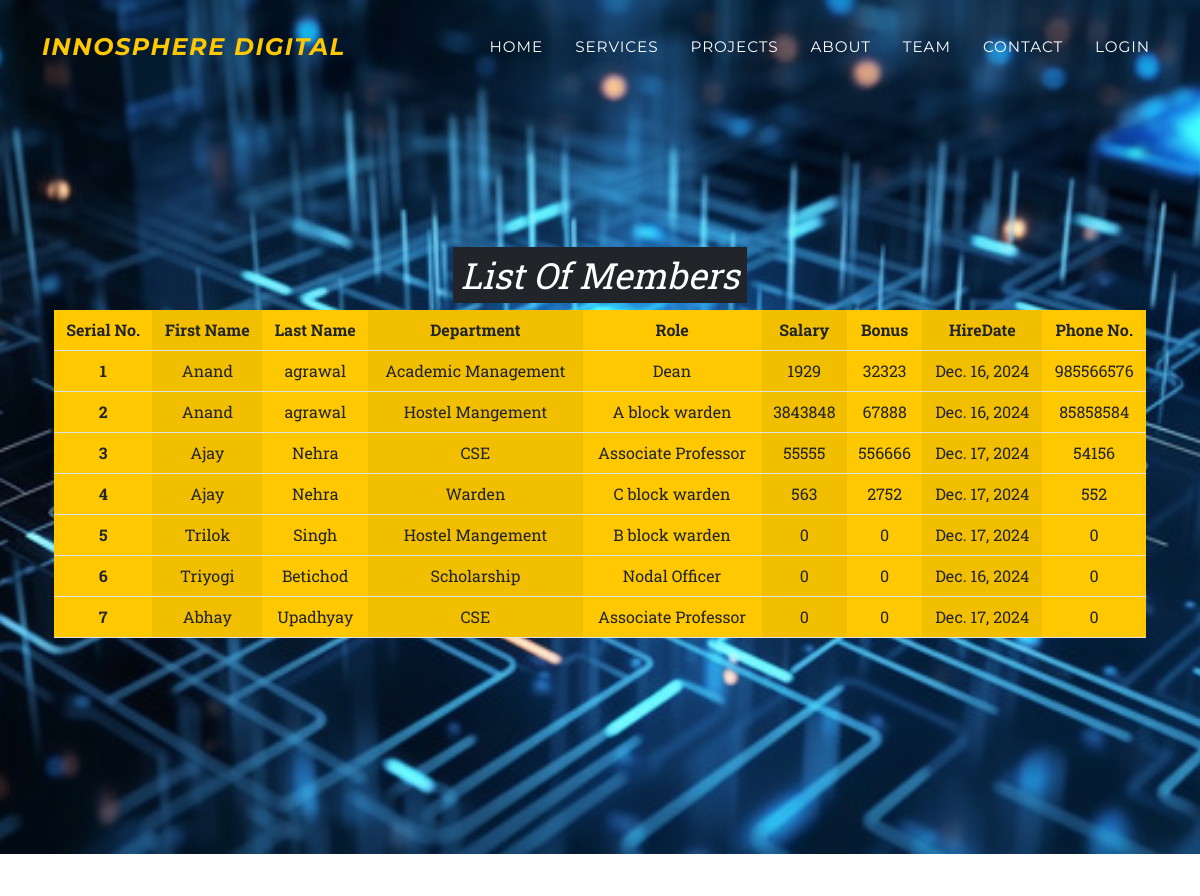
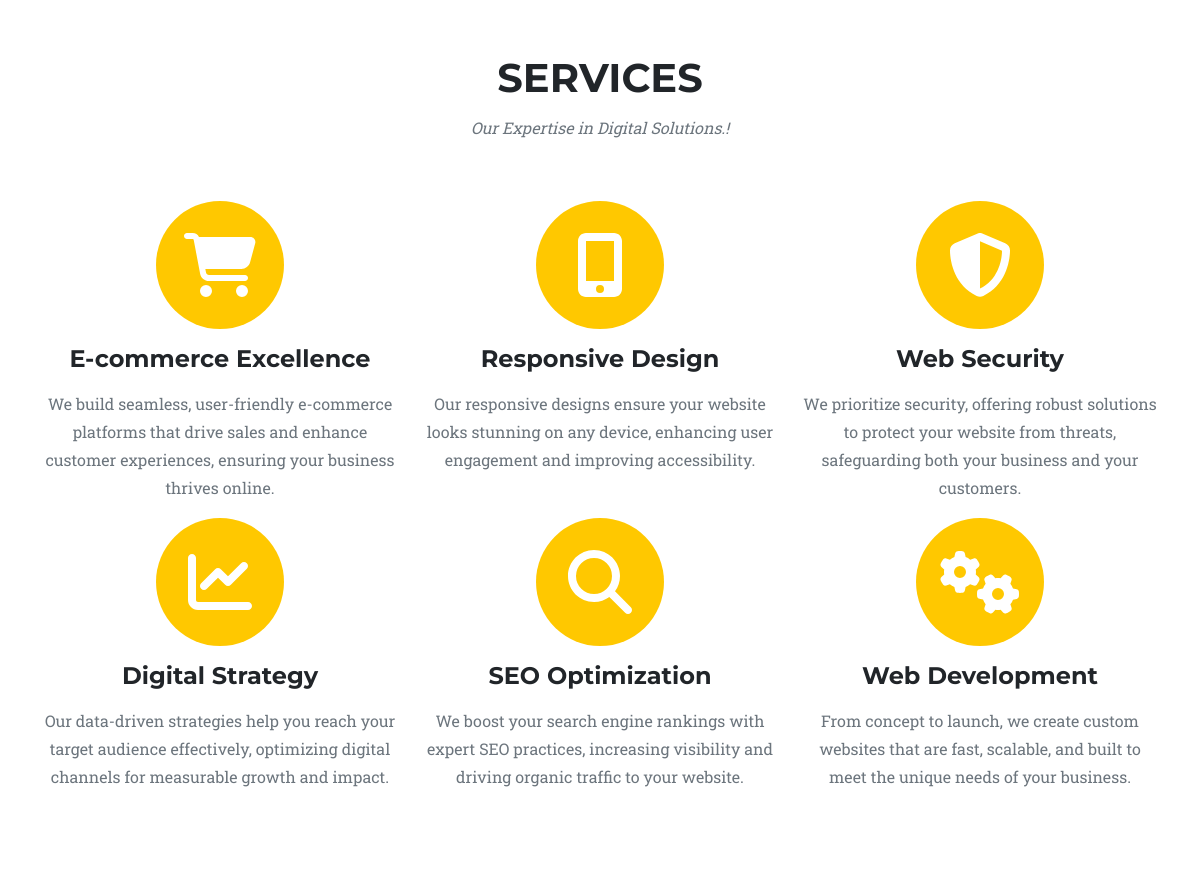
Before: /all_member (upper part) with the older database file (2 pictures, top to bottom).
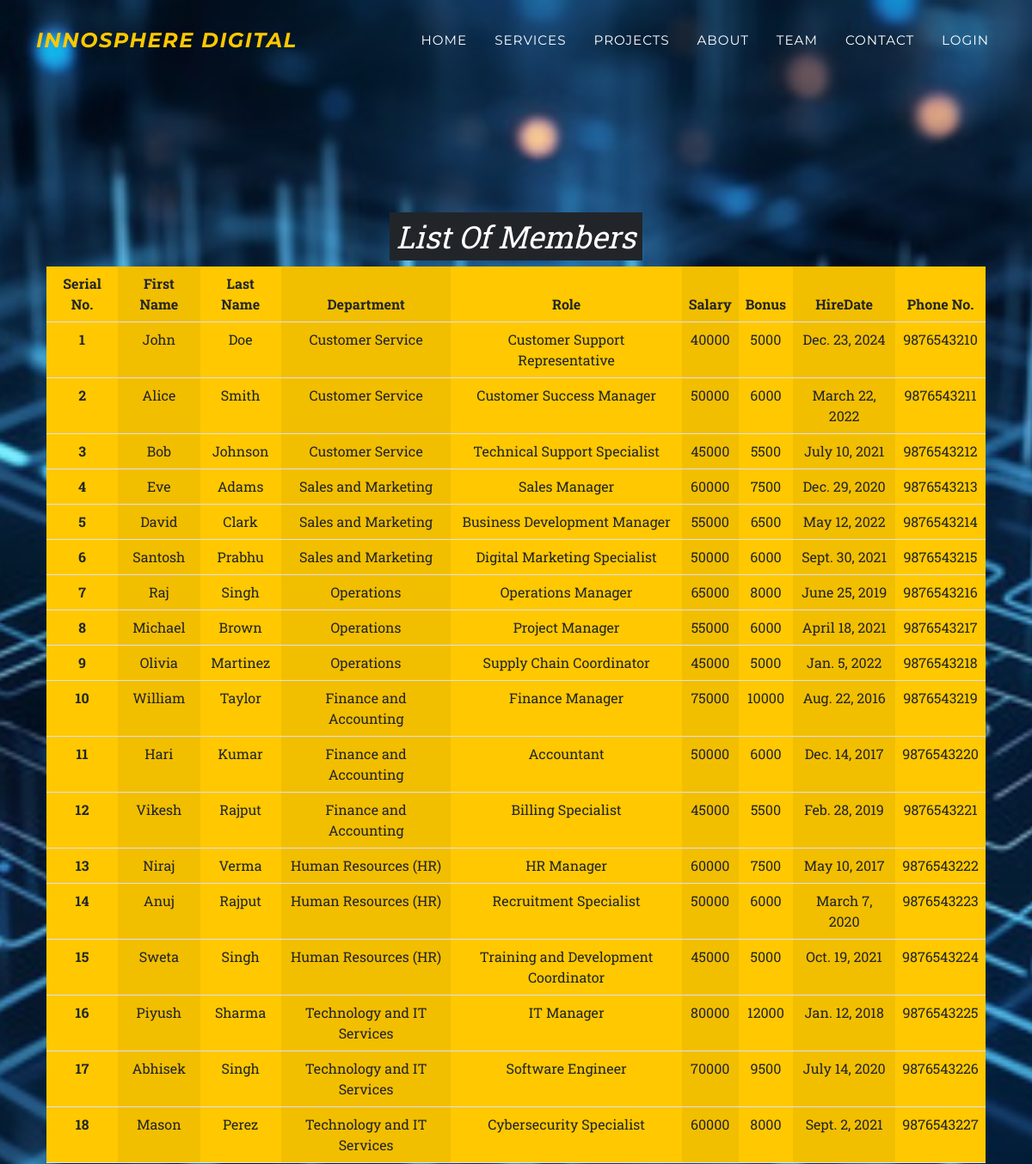
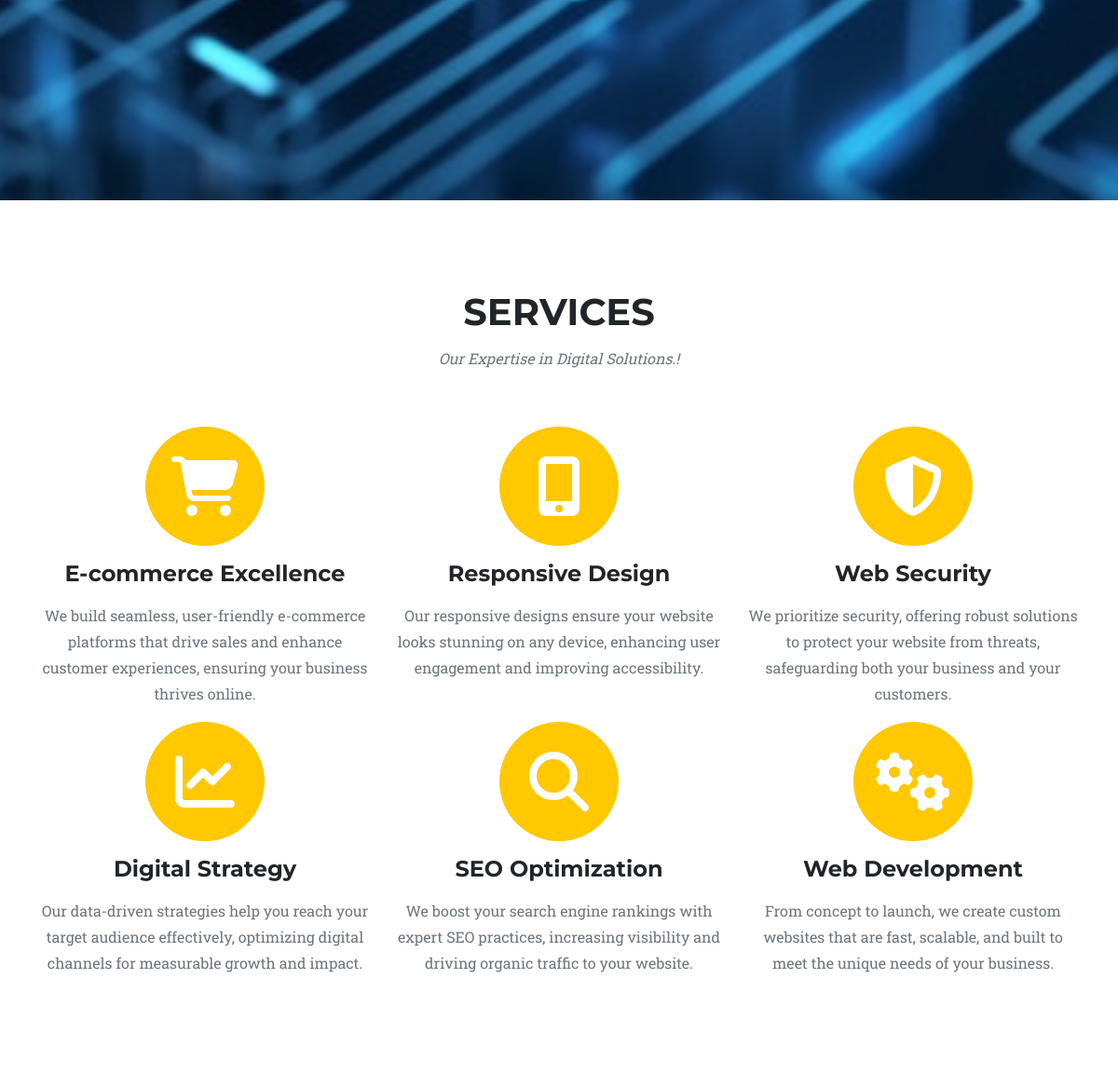
After: the same page with the newer database file (2 pictures, top to bottom).
### officeapp/models.py (models this page shows, shortened)
class Member(models.Model):
  firstname = models.CharField(max_length=100,null=False)
  lastname = models.CharField(max_length=100)
  dept=models.ForeignKey(Department,on_delete=models.CASCADE)
  salary=models.IntegerField(default=0)
  bonus=models.IntegerField(default=0)
  role=models.ForeignKey(Role,on_delete=models.CASCADE)
  phone=models.IntegerField(default=0)
  hire_date=models.DateField()

class Department(models.Model):
  name=models.CharField(max_length=200,null=False)
  location=models.CharField(max_length=100,null=False)

class Role(models.Model):
  name=models.CharField(max_length=200,null=False)

### officeapp/views.py (the view)
# urls.py: path('all_member',views.all_member,name='all_member'),
def all_member(request):
   mems=Member.objects.all()
   context={
      'mems':mems
    }
   return render(request,'all_member.html',context)

### officeapp/templates/all_member.html (shortened to what this page needs)
{% extends "base.html" %}
{% block subheading %}List Of Members{% endblock subheading %}
{% block content %}
<div class="container">
  <table class="table table-striped-columns bg-primary">
      <thead>
        <tr>
          <th scope="col">Serial No.</th>
          <th scope="col">First Name</th>
          <th scope="col">Last Name</th>
          <th scope="col">Department</th>
          <th scope="col">Role</th>
          <th scope="col">Salary</th>
          <th scope="col">Bonus</th>
          <th scope="col">HireDate</th>
          <th scope="col">Phone No.</th>
        </tr>
      </thead>
      {% for mem in mems %}
      <tbody>
        <tr>
          <th scope="row">{{ forloop.counter }}</th>
          <td>{{mem.firstname}}</td>
          <td>{{mem.lastname}}</td>
          <td>{{mem.dept.name}}</td>
          <td>{{mem.role.name}}</td>
          <td>{{mem.salary}}</td>
          <td>{{mem.bonus}}</td>
          <td>{{mem.hire_date}}</td>
          <td>{{mem.phone}}</td>
           </tr>
        </tbody>
        {% endfor %}
    </table>
</div>
{% endblock content %}

### officeapp/templates/base.html (shortened to what this page needs)
{% load static %}
<!DOCTYPE html>
<html lang="en">
  <head>
    <link href="{% static 'css/styles.css' %}" rel="stylesheet" />
  </head>
  <body id="page-top">
    <nav class="navbar navbar-expand-lg navbar-dark fixed-top" id="mainNav">
      <div class="container">
        <a class="navbar-brand fst-italic" href="#page-top">
          InnoSphere Digital
        </a>
        <div class="collapse navbar-collapse" id="navbarResponsive">
          <ul class="navbar-nav text-uppercase ms-auto py-4 py-lg-0">
            <li class="nav-item"><a class="nav-link" href="/">Home</a></li>
            <li class="nav-item">
              <a class="nav-link" href="#services">Services</a>
            </li>
            <li class="nav-item">
              <a class="nav-link" href="#portfolio">Projects</a>
            </li>
            <li class="nav-item">
              <a class="nav-link" href="#about">About</a>
            </li>
            <li class="nav-item"><a class="nav-link" href="#team">Team</a></li>
            <li class="nav-item">
              <a class="nav-link" href="#contact">Contact</a>
            </li>
            {% if request.user.is_authenticated %}
            <li class="nav-item">
              <a class="nav-link" href="{% url 'logout' %}">Logout</a>
            </li>
            {% else %}
            <li class="nav-item">
              <a class="nav-link" href="{% url 'login' %}">Login</a>
            </li>
            {% endif %}
          </ul>
        </div>
      </div>
    </nav>
    <header class="masthead">
      <div class="container">
        <div
          class="masthead-subheading bg-dark text-white d-inline px-2 py-1"
          style="position: relative; top: -15px"
        >
          {% block subheading %}{% endblock subheading %}
        </div>
        {% block content %}{% endblock content %}
      </div>
    </header>
    <section class="page-section" id="services">
      <div class="container">
        <div class="text-center">
          <h2 class="section-heading text-uppercase">Services</h2>
          <h3 class="section-subheading text-muted">
            Our Expertise in Digital Solutions.!
          </h3>
        </div>
        <div class="row text-center">
          <div class="col-md-4">
            <span class="fa-stack fa-4x">
              <i class="fas fa-circle fa-stack-2x text-primary"></i>
              <i class="fas fa-shopping-cart fa-stack-1x fa-inverse"></i>
            </span>
            <h4 class="my-3">E-commerce Excellence</h4>
            <p class="text-muted">
              We build seamless, user-friendly e-commerce platforms that drive
              sales and enhance customer experiences, ensuring your business
              thrives online.
            </p>
          </div>
          <div class="col-md-4">
            <span class="fa-stack fa-4x">
              <i class="fas fa-circle fa-stack-2x text-primary"></i>
              <i class="fas fa-mobile-alt fa-stack-1x fa-inverse"></i>
            </span>
            <h4 class="my-3">Responsive Design</h4>
            <p class="text-muted">
              Our responsive designs ensure your website looks stunning on any
              device, enhancing user engagement and improving accessibility.
            </p>
          </div>
          <div class="col-md-4">
            <span class="fa-stack fa-4x">
              <i class="fas fa-circle fa-stack-2x text-primary"></i>
              <i class="fas fa-shield-alt fa-stack-1x fa-inverse"></i>
            </span>
            <h4 class="my-3">Web Security</h4>
            <p class="text-muted">
              We prioritize security, offering robust solutions to protect your
              website from threats, safeguarding both your business and your
              customers.
            </p>
          </div>
          <div class="col-md-4">
            <span class="fa-stack fa-4x">
              <i class="fas fa-circle fa-stack-2x text-primary"></i>
              <i class="fas fa-chart-line fa-stack-1x fa-inverse"></i>
            </span>
            <h4 class="my-3">Digital Strategy</h4>
            <p class="text-muted">
              Our data-driven strategies help you reach your target audience
              effectively, optimizing digital channels for measurable growth and
              impact.
            </p>
          </div>
          <div class="col-md-4">
            <span class="fa-stack fa-4x">
              <i class="fas fa-circle fa-stack-2x text-primary"></i>
              <i class="fas fa-search fa-stack-1x fa-inverse"></i>
            </span>
            <h4 class="my-3">SEO Optimization</h4>
            <p class="text-muted">
              We boost your search engine rankings with expert SEO practices,
              increasing visibility and driving organic traffic to your website.
            </p>
          </div>
          <div class="col-md-4">
            <span class="fa-stack fa-4x">
              <i class="fas fa-circle fa-stack-2x text-primary"></i>
              <i class="fas fa-cogs fa-stack-1x fa-inverse"></i>
            </span>
            <h4 class="my-3">Web Development</h4>
            <p class="text-muted">
              From concept to launch, we create custom websites that are fast,
              scalable, and built to meet the unique needs of your business.
            </p>
          </div>
        </div>
      </div>
    </section>
  </body>
</html>

Changed rows visible on the page:
removed Member: firstname "Anand", lastname "agrawal", dept.name "Academic Management", role.name "Dean", salary "1929", bonus "32323", hire_date "Dec. 16, 2024", phone "985566576"
removed Member: firstname "Anand", lastname "agrawal", dept.name "Hostel Mangement", role.name "A block warden", salary "3843848", bonus "67888", hire_date "Dec. 16, 2024", phone "85858584"
removed Member: firstname "Ajay", lastname "Nehra", dept.name "CSE", role.name "Associate Professor", salary "55555", bonus "556666", hire_date "Dec. 17, 2024", phone "54156"
removed Member: firstname "Ajay", lastname "Nehra", dept.name "Warden", role.name "C block warden", salary "563", bonus "2752", hire_date "Dec. 17, 2024", phone "552"
removed Member: firstname "Trilok", lastname "Singh", dept.name "Hostel Mangement", role.name "B block warden", salary "0", bonus "0", hire_date "Dec. 17, 2024", phone "0"
removed Member: firstname "Triyogi", lastname "Betichod", dept.name "Scholarship", role.name "Nodal Officer", salary "0", bonus "0", hire_date "Dec. 16, 2024", phone "0"
removed Member: firstname "Abhay", lastname "Upadhyay", dept.name "CSE", role.name "Associate Professor", salary "0", bonus "0", hire_date "Dec. 17, 2024", phone "0"
added Member: firstname "John", lastname "Doe", dept.name "Customer Service", role.name "Customer Support Representative", salary "40000", bonus "5000", hire_date "Dec. 23, 2024", phone "9876543210"
added Member: firstname "Alice", lastname "Smith", dept.name "Customer Service", role.name "Customer Success Manager", salary "50000", bonus "6000", hire_date "March 22, 2022", phone "9876543211"
added Member: firstname "Bob", lastname "Johnson", dept.name "Customer Service", role.name "Technical Support Specialist", salary "45000", bonus "5500", hire_date "July 10, 2021", phone "9876543212"
added Member: firstname "Eve", lastname "Adams", dept.name "Sales and Marketing", role.name "Sales Manager", salary "60000", bonus "7500", hire_date "Dec. 29, 2020", phone "9876543213"
added Member: firstname "David", lastname "Clark", dept.name "Sales and Marketing", role.name "Business Development Manager", salary "55000", bonus "6500", hire_date "May 12, 2022", phone "9876543214"
added Member: firstname "Santosh", lastname "Prabhu", dept.name "Sales and Marketing", role.name "Digital Marketing Specialist", salary "50000", bonus "6000", hire_date "Sept. 30, 2021", phone "9876543215"
added Member: firstname "Raj", lastname "Singh", dept.name "Operations", role.name "Operations Manager", salary "65000", bonus "8000", hire_date "June 25, 2019", phone "9876543216"
added Member: firstname "Michael", lastname "Brown", dept.name "Operations", role.name "Project Manager", salary "55000", bonus "6000", hire_date "April 18, 2021", phone "9876543217"
added Member: firstname "Olivia", lastname "Martinez", dept.name "Operations", role.name "Supply Chain Coordinator", salary "45000", bonus "5000", hire_date "Jan. 5, 2022", phone "9876543218"
added Member: firstname "William", lastname "Taylor", dept.name "Finance and Accounting", role.name "Finance Manager", salary "75000", bonus "10000", hire_date "Aug. 22, 2016", phone "9876543219"
added Member: firstname "Hari", lastname "Kumar", dept.name "Finance and Accounting", role.name "Accountant", salary "50000", bonus "6000", hire_date "Dec. 14, 2017", phone "9876543220"
added Member: firstname "Vikesh", lastname "Rajput", dept.name "Finance and Accounting", role.name "Billing Specialist", salary "45000", bonus "5500", hire_date "Feb. 28, 2019", phone "9876543221"
added Member: firstname "Niraj", lastname "Verma", dept.name "Human Resources (HR)", role.name "HR Manager", salary "60000", bonus "7500", hire_date "May 10, 2017", phone "9876543222"
added Member: firstname "Anuj", lastname "Rajput", dept.name "Human Resources (HR)", role.name "Recruitment Specialist", salary "50000", bonus "6000", hire_date "March 7, 2020", phone "9876543223"
added Member: firstname "Sweta", lastname "Singh", dept.name "Human Resources (HR)", role.name "Training and Development Coordinator", salary "45000", bonus "5000", hire_date "Oct. 19, 2021", phone "9876543224"
added Member: firstname "Piyush", lastname "Sharma", dept.name "Technology and IT Services", role.name "IT Manager", salary "80000", bonus "12000", hire_date "Jan. 12, 2018", phone "9876543225"
added Member: firstname "Abhisek", lastname "Singh", dept.name "Technology and IT Services", role.name "Software Engineer", salary "70000", bonus "9500", hire_date "July 14, 2020", phone "9876543226"
added Member: firstname "Mason", lastname "Perez", dept.name "Technology and IT Services", role.name "Cybersecurity Specialist", salary "60000", bonus "8000", hire_date "Sept. 2, 2021", phone "9876543227"
